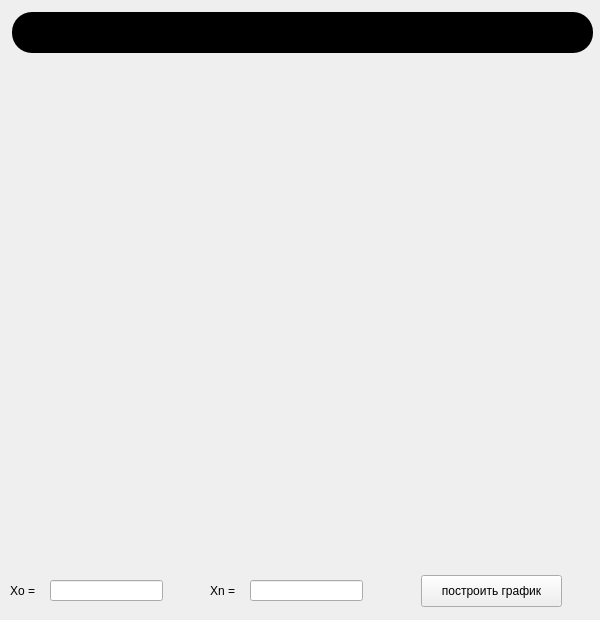
<?xml version="1.0" encoding="UTF-8"?>
<ui version="4.0">
 <class>Graphic</class>
 <widget class="QWidget" name="Graphic">
  <property name="geometry">
   <rect>
    <x>0</x>
    <y>0</y>
    <width>600</width>
    <height>620</height>
   </rect>
  </property>
  <property name="windowTitle">
   <string>График функции</string>
  </property>
  <widget class="QLabel" name="label">
   <property name="geometry">
    <rect>
     <x>12</x>
     <y>12</y>
     <width>581</width>
     <height>41</height>
    </rect>
   </property>
   <property name="toolTipDuration">
    <number>-1</number>
   </property>
   <property name="styleSheet">
    <string notr="true">background-color: rgb(0, 0, 0);
border-radius: 20px;</string>
   </property>
   <property name="lineWidth">
    <number>1</number>
   </property>
   <property name="text">
    <string/>
   </property>
   <property name="alignment">
    <set>Qt::AlignRight|Qt::AlignTrailing|Qt::AlignVCenter</set>
   </property>
   <property name="indent">
    <number>8</number>
   </property>
  </widget>
  <widget class="QCustomPlot" name="widget" native="true">
   <property name="geometry">
    <rect>
     <x>12</x>
     <y>64</y>
     <width>576</width>
     <height>491</height>
    </rect>
   </property>
  </widget>
  <widget class="QLabel" name="label_2">
   <property name="geometry">
    <rect>
     <x>10</x>
     <y>570</y>
     <width>41</width>
     <height>41</height>
    </rect>
   </property>
   <property name="text">
    <string>Xo =</string>
   </property>
  </widget>
  <widget class="QLabel" name="label_3">
   <property name="geometry">
    <rect>
     <x>210</x>
     <y>570</y>
     <width>41</width>
     <height>41</height>
    </rect>
   </property>
   <property name="text">
    <string>Xn =</string>
   </property>
  </widget>
  <widget class="QPushButton" name="pushButton">
   <property name="geometry">
    <rect>
     <x>421</x>
     <y>575</y>
     <width>141</width>
     <height>32</height>
    </rect>
   </property>
   <property name="text">
    <string>построить график</string>
   </property>
  </widget>
  <widget class="QLineEdit" name="lineEdit">
   <property name="geometry">
    <rect>
     <x>50</x>
     <y>580</y>
     <width>113</width>
     <height>21</height>
    </rect>
   </property>
  </widget>
  <widget class="QLineEdit" name="lineEdit_2">
   <property name="geometry">
    <rect>
     <x>250</x>
     <y>580</y>
     <width>113</width>
     <height>21</height>
    </rect>
   </property>
  </widget>
 </widget>
 <customwidgets>
  <customwidget>
   <class>QCustomPlot</class>
   <extends>QWidget</extends>
   <header>qcustomplot.h</header>
   <container>1</container>
  </customwidget>
 </customwidgets>
 <resources/>
 <connections/>
</ui>
